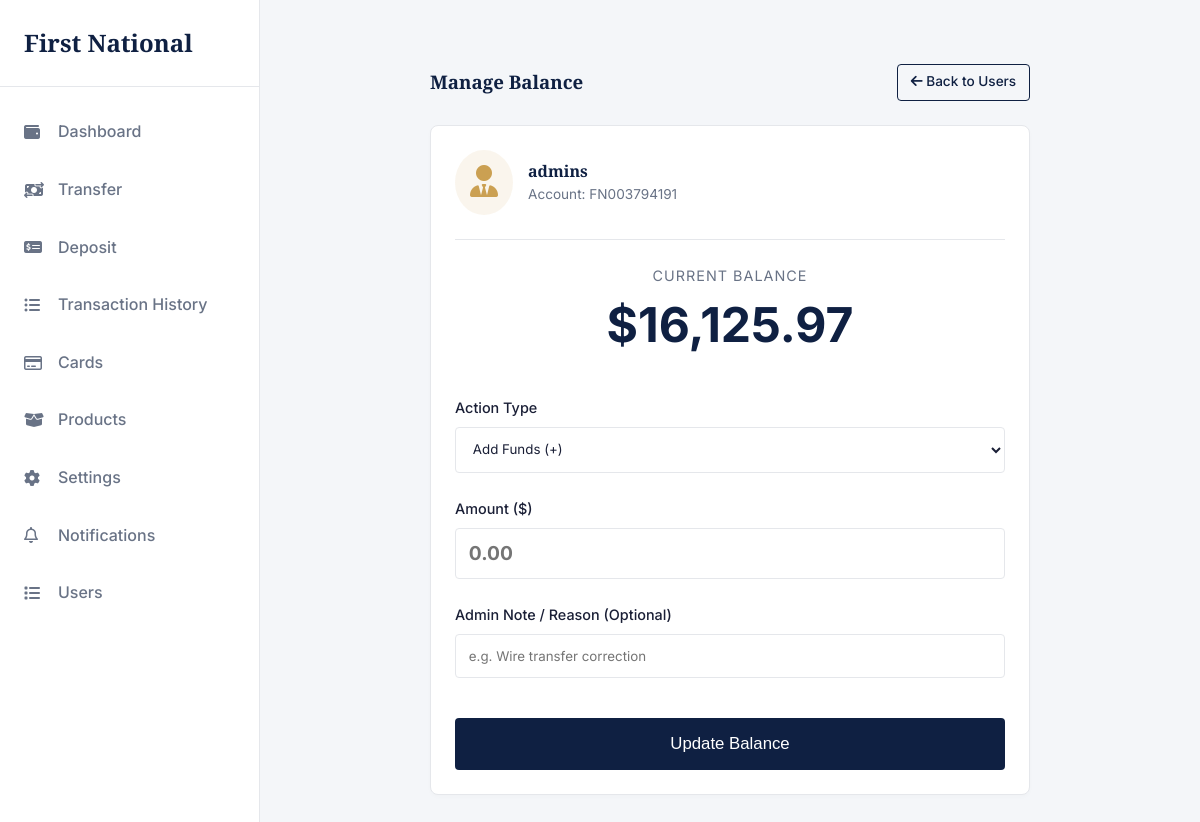
Before: /change-balance/92168fce-5043-47a1-bf10-0f9ae8d0ce83/ (signed in) with the older database file.
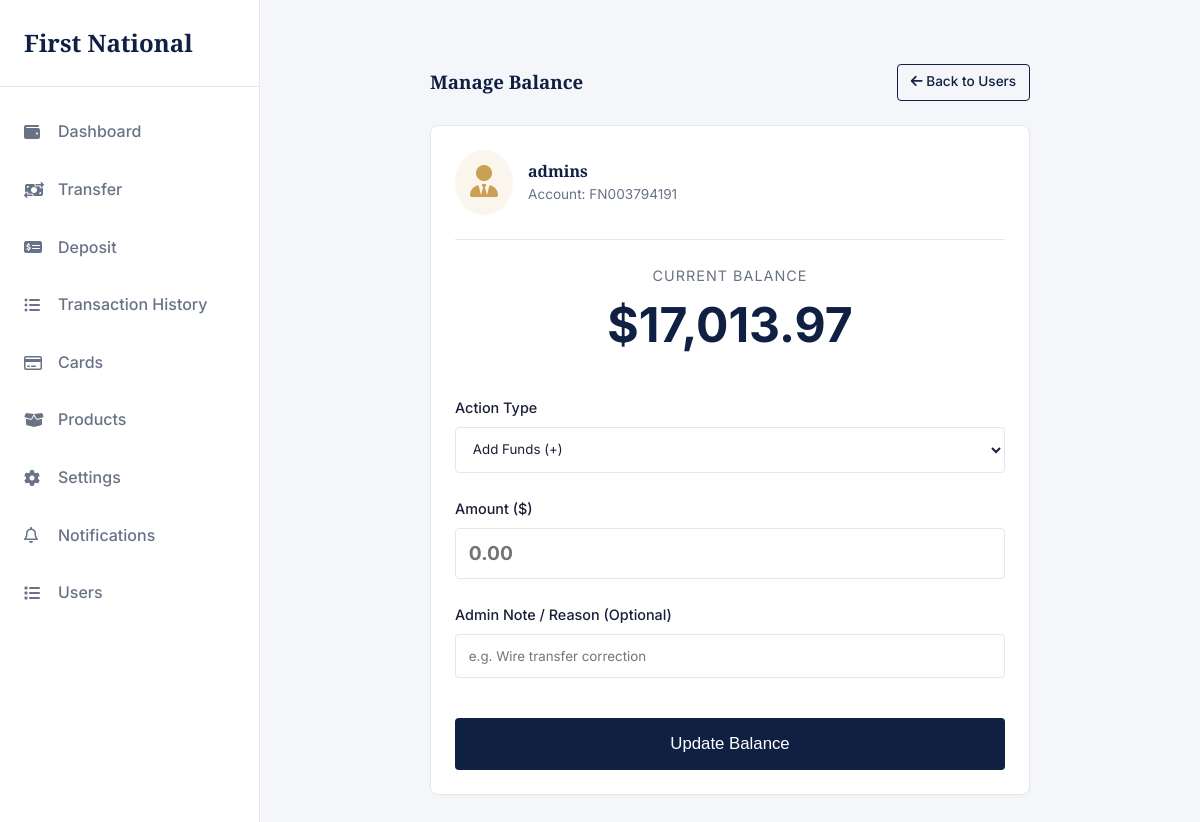
After: the same page with the newer database file.
### app/models.py (models this page shows, shortened)
class User(AbstractUser):
    full_name = models.CharField(max_length=20, blank=True, null=True)
    email = models.EmailField(unique=True)
    phone_number = models.CharField(max_length=20, blank=True)
    is_verified   = models.BooleanField(default=False)
    social_sec = models.CharField(max_length=20)
    class Meta:
        db_table = "users"

class Account(models.Model):
    class AccountType(models.TextChoices):
        SAVINGS  = "SAVINGS",  "Savings"
        CHECKING = "CHECKING", "Checking"
        WALLET   = "WALLET",   "Wallet"
    id             = models.UUIDField(primary_key=True, default=uuid.uuid4, editable=False)
    user           = models.OneToOneField(User, on_delete=models.PROTECT, related_name="account")
    account_genID  = models.CharField(max_length=20, unique=True, db_index=True)
    account_type   = models.CharField(max_length=20, choices=AccountType.choices, default=AccountType.SAVINGS)
    balance        = models.DecimalField(max_digits=18, decimal_places=2, default=0)
    is_active      = models.BooleanField(default=True)
    created_at     = models.DateTimeField(auto_now_add=True)
    updated_at     = models.DateTimeField(auto_now=True)
    pin            = models.CharField(max_length=4, null=True, blank=True)
    class Meta:
        db_table = "accounts"

### app/views.py (the view, shortened to what this page needs)
# urls.py: path('change-balance/<uuid:id>/', changeBalance, name='change_balance'),
@superuser_required
def changeBalance(request, id):
    account = get_object_or_404(Account, id=id)
    target_user = account.user
    context = {
        'target_user': target_user,
    }
    return render(request, 'Admin/changeBalance.html', context)

### app/views.py (called while the page is built)
def superuser_required(view_func):
    return user_passes_test(lambda u: u.is_superuser)(view_func)

### templates/Admin/changeBalance.html (shortened to what this page needs)
{% extends 'base.html' %}
{% load static %}
{% load humanize %}
{% block content %}
<main class="main-content" style="display: flex; justify-content: center;">
    <div style="width: 100%; max-width: 600px; margin-top: 2rem;">
        <div class="top-bar" style="margin-bottom: 1.5rem;">
            <h3>Manage Balance</h3>
            <a href="{% url 'app:users' %}" class="btn btn-outline" style="padding: 0.4rem 0.8rem; font-size: 0.85rem;"><i class="fa-solid fa-arrow-left"></i> Back to Users</a>
        </div>
        <div class="card">
            <div style="display: flex; align-items: center; border-bottom: 1px solid var(--border-color); padding-bottom: 1.5rem; margin-bottom: 1.5rem;">
                <div style="background: rgba(203, 160, 82, 0.1); padding: 15px; border-radius: 50%; margin-right: 15px;">
                    <i class="fa-solid fa-user-tie fa-2x" style="color: var(--brand-accent);"></i>
                </div>
                <div>
                    <h4 style="margin: 0;">{{ target_user.username }}</h4>
                    <p style="color: var(--text-secondary); font-size: 0.85rem;">Account: {{ target_user.account.account_genID }}</p>
                </div>
            </div>
            <div style="text-align: center; margin-bottom: 2rem;">
                <p style="color: var(--text-secondary); font-size: 0.9rem; text-transform: uppercase; letter-spacing: 1px;">Current Balance</p>
                <h2 style="font-size: 3rem; font-family: var(--font-body); color: var(--brand-primary);">${{ target_user.account.balance|intcomma }}</h2>
            </div>
            <form method="POST" action="">
                <div class="form-group">
                    <label>Action Type</label>
                    <select name="action_type" class="form-control" style="padding: 0.8rem;" required>
                        <option value="add">Add Funds (+)</option>
                    </select>
                </div>
                <div class="form-group">
                    <label>Amount ($)</label>
                    <input type="number" name="amount" class="form-control" step="0.01" min="0" placeholder="0.00" style="padding: 0.8rem; font-size: 1.2rem; font-weight: bold;" required>
                </div>
                <div class="form-group">
                    <label>Admin Note / Reason (Optional)</label>
                    <input type="text" name="admin_note" class="form-control" placeholder="e.g. Wire transfer correction" style="padding: 0.8rem;">
                </div>
                <button type="submit" class="btn btn-primary" style="width: 100%; padding: 1rem; font-size: 1.05rem; margin-top: 1rem;">
                    Update Balance
                </button>
            </form>
        </div>
    </div>
</main>
{% endblock %}

Changed rows visible on the page:
changed through a linked row, User "admins": account.balance "16,125.97" → "17,013.97"
